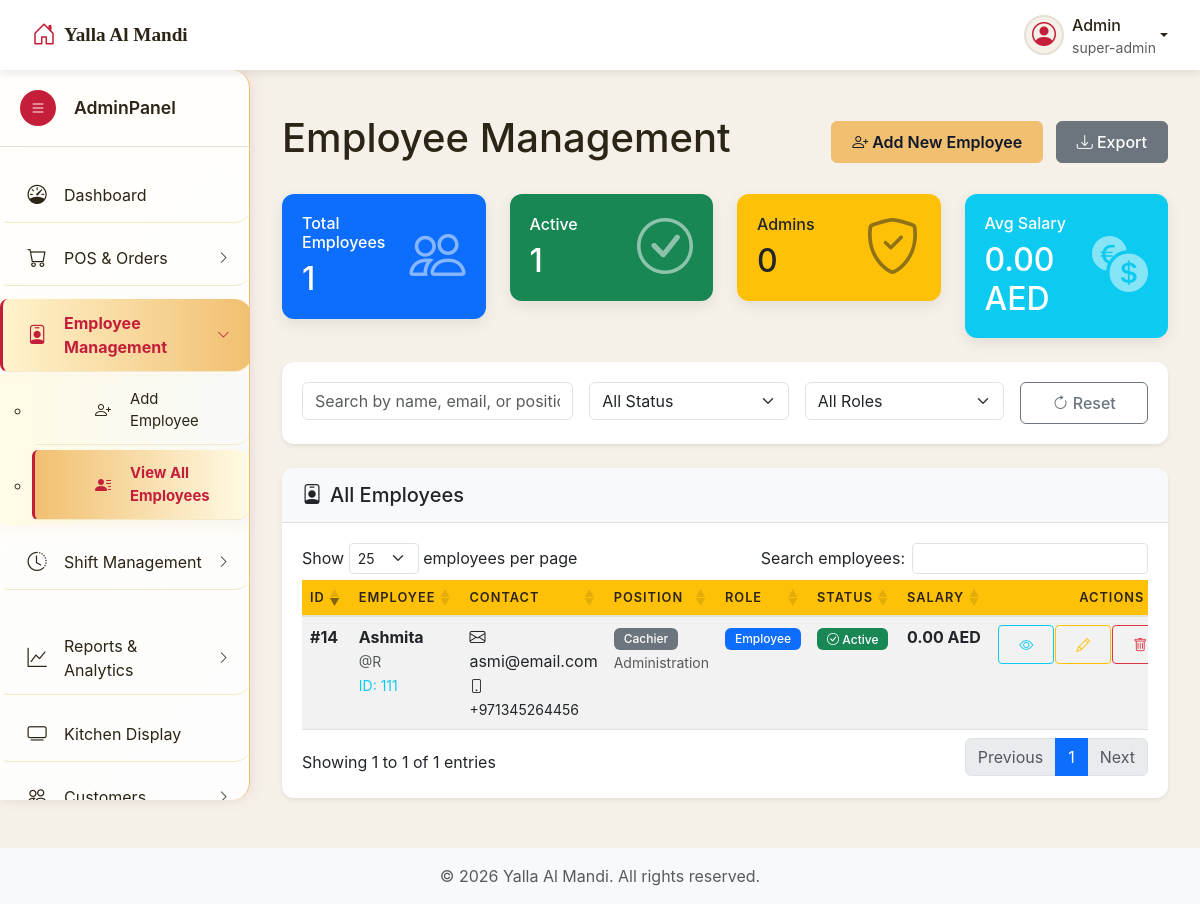
The app's page /admin/employees.php (signed in) with its own data.
### tables this page shows
CREATE TABLE `users` (
  `id` int NOT NULL,
  `username` varchar(50) NOT NULL,
  `employee_id` varchar(50) DEFAULT NULL,
  `email` varchar(100) NOT NULL,
  `password_hash` varchar(255) NOT NULL,
  `full_name` varchar(100) DEFAULT NULL,
  `phone` varchar(20) DEFAULT NULL,
  `role` enum('customer','admin','super-admin','employee') DEFAULT 'customer',
  `is_active` tinyint(1) DEFAULT '1',
  `created_at` timestamp NOT NULL DEFAULT CURRENT_TIMESTAMP,
  `updated_at` timestamp NOT NULL DEFAULT CURRENT_TIMESTAMP ON UPDATE CURRENT_TIMESTAMP,
  `last_login` timestamp NULL DEFAULT NULL,
  `reset_token` varchar(255) DEFAULT NULL,
  `reset_token_expiry` timestamp NULL DEFAULT NULL,
  `address` text,
  `preferred_branch` int DEFAULT '1',
  `loyalty_points` int DEFAULT '0',
  `last_order_date` date DEFAULT NULL,
  `position` varchar(100) DEFAULT NULL,
  `department` varchar(100) DEFAULT NULL,
  `salary` decimal(10,2) DEFAULT '0.00',
  `hire_date` date DEFAULT NULL
);

### admin/includes/view_all_employees.php (the view, shortened to what this page needs)
<?php
$sql = "SELECT * FROM users WHERE role = 'employee' ORDER BY created_at DESC";
$result = $connection->query($sql);
$stats_query = "SELECT
    COUNT(*) as total_employees,
    COUNT(CASE WHEN is_active = 1 THEN 1 END) as active_employees,
    COALESCE(AVG(salary), 0) as avg_salary
    FROM users WHERE role = 'employee'";
$stats_result = $connection->query($stats_query);
$stats = $stats_result->fetch_assoc();
?>
<div class="main-content" id="mainContent">
    <div class="container-fluid">
        <div class="d-flex justify-content-between align-items-center mb-4">
            <h1 class="page-title">Employee Management</h1>
            <div>
                <a href="employees.php?source=add_employee" class="btn btn-primary me-2">
                    <i class="bi bi-person-plus"></i> Add New Employee
                </a>
                <button class="btn btn-secondary" onclick="exportEmployees()">
                    <i class="bi bi-download"></i> Export
                </button>
            </div>
        </div>
        <div class="row mb-4">
            <div class="col-md-3">
                <div class="card bg-primary text-white">
                    <div class="card-body">
                        <div class="d-flex justify-content-between align-items-center">
                            <div>
                                <h6 class="card-title">Total Employees</h6>
                                <h2 class="mb-0"><?php echo $stats['total_employees'] ?? 0; ?></h2>
                            </div>
                            <i class="bi bi-people display-4 opacity-50"></i>
                        </div>
                    </div>
                </div>
            </div>
            <div class="col-md-3">
                <div class="card bg-success text-white">
                    <div class="card-body">
                        <div class="d-flex justify-content-between align-items-center">
                            <div>
                                <h6 class="card-title">Active</h6>
                                <h2 class="mb-0"><?php echo $stats['active_employees'] ?? 0; ?></h2>
                            </div>
                            <i class="bi bi-check-circle display-4 opacity-50"></i>
                        </div>
                    </div>
                </div>
            </div>
            <div class="col-md-3">
                <div class="card bg-warning text-dark">
                    <div class="card-body">
                        <div class="d-flex justify-content-between align-items-center">
                            <div>
                                <h6 class="card-title">Admins</h6>
                                <h2 class="mb-0"><?php echo $stats['admin_count'] ?? 0; ?></h2>
                            </div>
                            <i class="bi bi-shield-check display-4 opacity-50"></i>
                        </div>
                    </div>
                </div>
            </div>
            <div class="col-md-3">
                <div class="card bg-info text-white">
                    <div class="card-body">
                        <div class="d-flex justify-content-between align-items-center">
                            <div>
                                <h6 class="card-title">Avg Salary</h6>
                                <h2 class="mb-0"><?php echo number_format($stats['avg_salary'] ?? 0, 2); ?> AED</h2>
                            </div>
                            <i class="bi bi-currency-exchange display-4 opacity-50"></i>
                        </div>
                    </div>
                </div>
            </div>
        </div>
        <div class="card shadow-sm mb-4">
            <div class="card-body">
                <div class="row g-3">
                    <div class="col-md-4">
                        <input type="text" class="form-control" id="employeeSearch"
                               placeholder="Search by name, email, or position..."
                               onkeyup="searchEmployees()">
                    </div>
                    <div class="col-md-3">
                        <select class="form-select" id="statusFilter" onchange="filterEmployees()">
                            <option value="">All Status</option>
                        </select>
                    </div>
                    <div class="col-md-3">
                        <select class="form-select" id="roleFilter" onchange="filterEmployees()">
                            <option value="">All Roles</option>
                        </select>
                    </div>
                    <div class="col-md-2">
                        <button class="btn btn-outline-secondary w-100" onclick="resetFilters()">
                            <i class="bi bi-arrow-clockwise"></i> Reset
                        </button>
                    </div>
                </div>
            </div>
        </div>
        <div class="card shadow-sm">
            <div class="card-header">
                <h5 class="mb-0"><i class="bi bi-person-badge me-2"></i>All Employees</h5>
            </div>
            <div class="card-body">
                <div class="table-responsive">
                    <table class="table table-hover table-striped" id="employeesTable">
                        <thead>
                            <tr class="table-dark">
                                <th width="50">ID</th>
                                <th>Employee</th>
                                <th>Contact</th>
                                <th>Position</th>
                                <th>Role</th>
                                <th>Status</th>
                                <th>Salary</th>
                                <th width="180" class="text-center">Actions</th>
                            </tr>
                        </thead>
                        <tbody>
                            <?php if ($result->num_rows > 0): ?>
                                <?php while ($employee = $result->fetch_assoc()): ?>
                                    <tr id="employee-row-<?php echo $employee['id']; ?>"
                                        class="employee-row"
                                        data-status="<?php echo $employee['is_active'] ? 'active' : 'inactive'; ?>"
                                        data-role="<?php echo $employee['role']; ?>">
                                        <td class="fw-bold">#<?php echo $employee['id']; ?></td>
                                        <td>
                                            <div class="fw-bold"><?php echo htmlspecialchars($employee['full_name'] ?: 'N/A'); ?></div>
                                            <small class="text-muted">@<?php echo htmlspecialchars($employee['username']); ?></small>
                                            <?php if (!empty($employee['employee_id'])): ?>
                                                <div><small class="text-info">ID: <?php echo htmlspecialchars($employee['employee_id']); ?></small></div>
                                            <?php endif; ?>
                                        </td>
                                        <td>
                                            <div><i class="bi bi-envelope me-1"></i> <?php echo htmlspecialchars($employee['email']); ?></div>
                                            <?php if ($employee['phone']): ?>
                                                <small><i class="bi bi-phone me-1"></i> <?php echo htmlspecialchars($employee['phone']); ?></small>
                                            <?php endif; ?>
                                        </td>
                                        <td>
                                            <?php if ($employee['position']): ?>
                                                <span class="badge bg-secondary"><?php echo htmlspecialchars($employee['position']); ?></span>
                                            <?php endif; ?>
                                            <?php if ($employee['department']): ?>
                                                <div><small class="text-muted"><?php echo htmlspecialchars($employee['department']); ?></small></div>
                                            <?php endif; ?>
                                        </td>
                                        <td>
                                            <?php
                                            $role_badge = '';
                                            switch($employee['role']) {
                                                default:
                                                    $role_badge = 'bg-primary';
                                            }
                                            ?>
                                            <span class="badge <?php echo $role_badge; ?>">
                                                <?php echo ucfirst(str_replace('-', ' ', $employee['role'])); ?>
                                            </span>
                                        </td>
                                        <td>
                                            <?php if ($employee['is_active']): ?>
                                                <span class="badge bg-success">
                                                    <i class="bi bi-check-circle"></i> Active
                                                </span>
                                            <?php else: ?>
                                                <span class="badge bg-danger">
                                                    <i class="bi bi-x-circle"></i> Inactive
                                                </span>
                                            <?php endif; ?>
                                        </td>
                                        <td>
                                            <span class="fw-bold"><?php echo number_format($employee['salary'] ?? 0, 2); ?> AED</span>
                                        </td>
                                        <td class="text-center">
                                            <div class="btn-group btn-group-sm" role="group">
                                                <button type="button" class="btn btn-outline-info view-employee-btn"
                                                        onclick="showViewModal(<?php echo $employee['id']; ?>)"
                                                        title="View Details">
                                                    <i class="bi bi-eye"></i>
                                                </button>
                                                <a href='employees.php?source=edit_employee&id=<?php echo $employee['id']; ?>'
                                                   class="btn btn-outline-warning"
                                                   title="Edit Employee">
                                                    <i class="bi bi-pencil"></i>
                                                </a>
                                                <?php
                                                $can_delete = ($employee['id'] != $_SESSION['user_id'] &&
                                                              $_SESSION['role'] == 'super-admin');
                                                if ($can_delete):
                                                ?>
                                                <button type="button" class="btn btn-outline-danger delete-employee-btn"
                                                        onclick="showDeleteConfirm(
                                                        <?php echo (int)$employee['id']; ?>,
                                                        '<?php echo htmlspecialchars(addslashes($employee['full_name'] ?: $employee['username']), ENT_QUOTES); ?>')"
                                                        title="Delete Employee">
                                                    <i class="bi bi-trash"></i>
                                                </button>
                                                <?php endif; ?>
                                            </div>
                                        </td>
                                    </tr>
                                <?php endwhile; ?>
                            <?php endif; ?>
                        </tbody>
                    </table>
                </div>
            </div>
        </div>
    </div>
</div>
<div class="position-fixed bottom-0 end-0 p-3" style="z-index: 9999">
</div>
<div class="position-fixed bottom-0 end-0 p-3" style="z-index: 9999">
</div>

### admin/resources/css/admin-style.css (style rules this page uses)
body { font-family: 'Inter', 'Segoe UI', sans-serif; background-color: var(--color-beige); color: var(--color-dark-brown); overflow-x: hidden; padding-top: var(--top-nav-height); }
.main-content { margin-left: var(--sidebar-width); padding: 20px; transition: margin-left 0.3s ease; min-height: calc(100vh - var(--top-nav-height)); }
.card { border: none; border-radius: 10px; box-shadow: 0 5px 15px rgba(0, 0, 0, 0.08); transition: all 0.3s ease; }
.card-header { position: relative; left: 0; background-color: var(--color-white); border-bottom: 1px solid var(--color-sand); padding: 15px 20px; font-weight: 600; }
.card-body { padding: 20px; }
.badge { padding: 5px 10px; font-weight: 500; font-size: 0.75rem; }
.table { margin-bottom: 0; }
.table thead th { border-top: none; border-bottom: 2px solid var(--color-sand); font-weight: 600; color: var(--color-dark-brown); text-transform: uppercase; font-size: 0.8rem; letter-spacing: 1px; }
.btn { border-radius: 6px; font-weight: 500; padding: 8px 20px; transition: all 0.3s ease; }
.btn-primary { background-color: var(--color-red); border-color: var(--color-red); }
.card { border: none; border-radius: 12px; }
.card-header { background-color: #f8f9fa; border-bottom: 1px solid #dee2e6; border-radius: 12px 12px 0 0 !important; }
.btn-primary { background: #f1bf70; border-color: #f1bf70; color: #0f172a; font-weight: 600; }
.table th { font-weight: 600; background-color: #2c3e50 !important; color: white; vertical-align: middle; }
.table-dark { --bs-table-bg: #2c3e50; --bs-table-color: white; }
.btn-group .btn { border-radius: 4px !important; }
.btn-group .btn:not(:last-child) { margin-right: 2px; }
.table th { font-weight: 600; background-color: #ffc107 !important; color: #212529; vertical-align: middle; }

### admin/includes/header.php (style rules this page uses)
:root { --color-red: #c41e3a; --color-red-light: #e84c4c; --color-beige: #f5f1e8; --color-sand: #e6dfd3; --color-dark-brown: #2c2416; --color-soft-black: #1a1a1a; --color-olive: #8a8635; --color-copper: #b87333; --color-white: #ffffff; --color-light-gray: #f8f9fa; --sidebar-width: 250px; --sidebar-collapsed-width: 70px; --top-nav-height: 70px; }

### records on screen
users: id "14", full_name "Ashmita", username "R", employee "111", email "asmi@email.com", phone "+971345264456", position "Cachier", department "Administration", role "Employee", is_active 1 (drawn), salary "0.00"

### other values on screen
$current_user['username'] "Admin"
$_SESSION['role'] "super-admin"
$stats['total_employees'] "1"
$stats['active_employees'] "1"
$stats['admin_count'] "0"
$stats['avg_salary'] "0.00"
